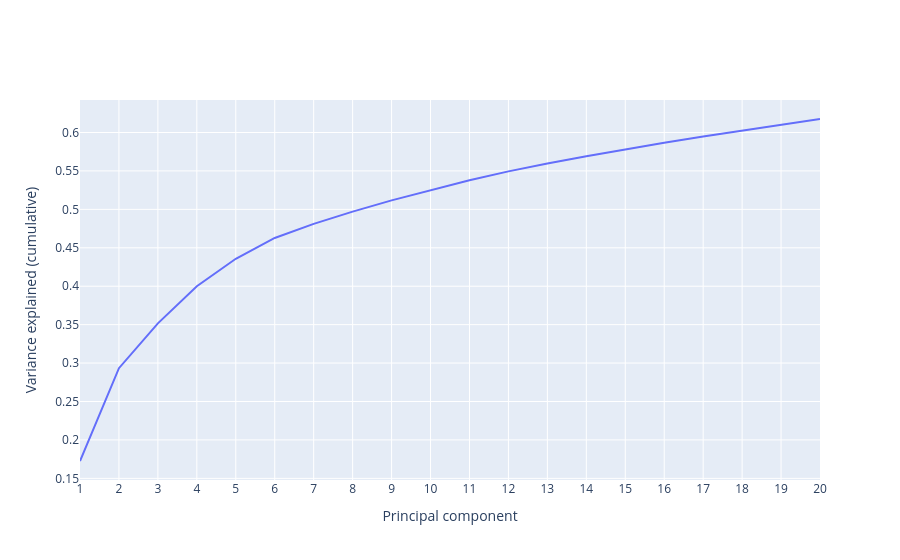

Here is the notebook cell this chart was saved with:
### Code cell
# Create a cumulative sum of elements in the fracs array
x = np.arange(1, len(fracs) + 1)
y = np.cumsum(fracs) 

# Plotting the variance explained by cumulative proportion
fig = go.Figure(data = go.Scatter(x = x, y = y))
fig.update_layout(xaxis_title = 'Principal component', 
                  yaxis_title = 'Variance explained (cumulative)', 
                  xaxis = dict(dtick = 1.0))
fig.show()

### Figure 1 — Plotly figure (JSON) as saved in the notebook; plotly's stock layout.template omitted (floating-point values rounded to 4 significant figures)
{"data": [{"type": "scatter", "x": [1, 2, 3, 4, 5, 6, 7, 8, 9, 10, 11, 12, 13, 14, 15, 16, 17, 18, 19, 20], "y": [0.1726, 0.2933, 0.3517, 0.3999, 0.4357, 0.4628, 0.4811, 0.497, 0.5117, 0.525, 0.5378, 0.5494, 0.5598, 0.569, 0.578, 0.5866, 0.5948, 0.6027, 0.6101, 0.6176]}], "layout": {"xaxis": {"dtick": 1, "title": {"text": "Principal component"}}, "yaxis": {"title": {"text": "Variance explained (cumulative)"}}}}
